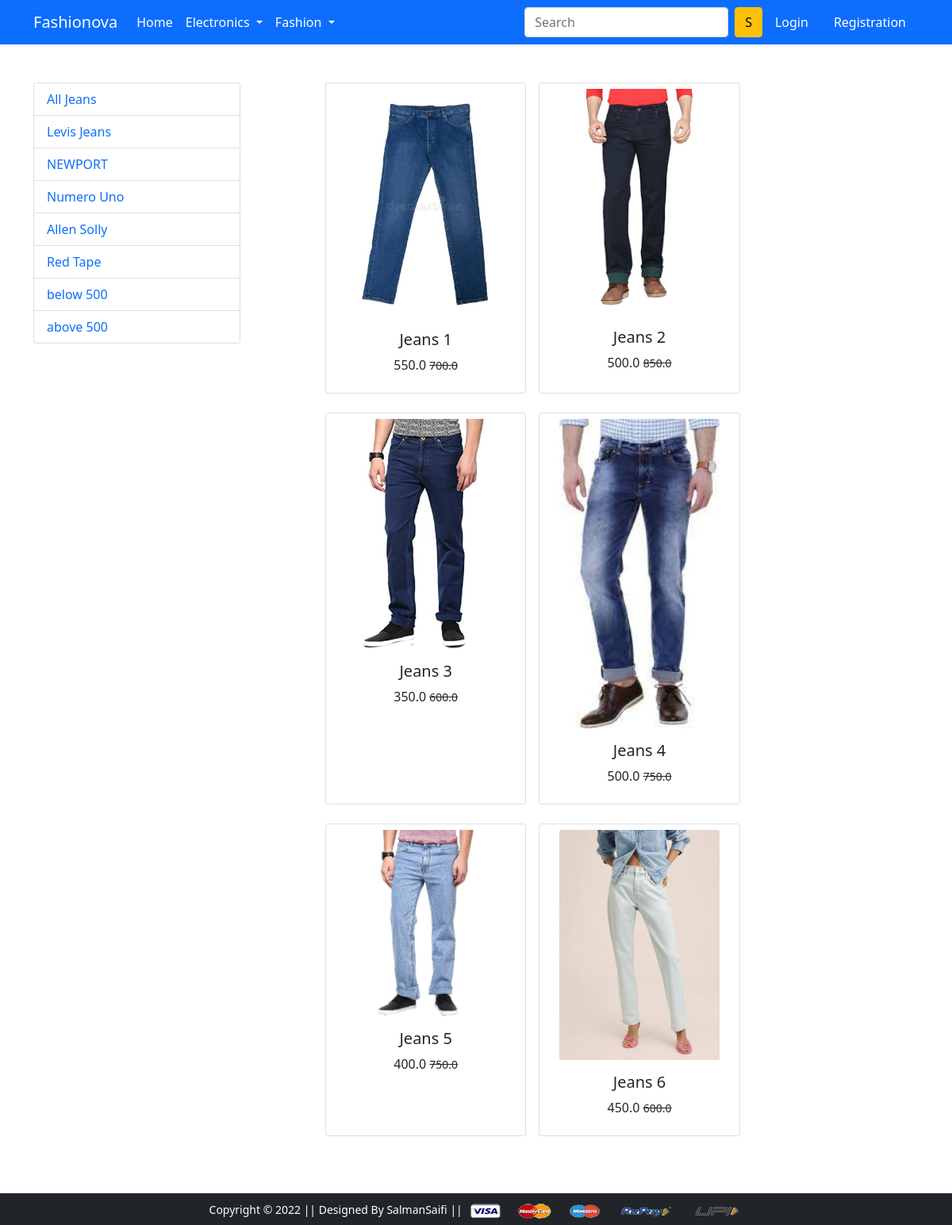
The app's page /bottomwear/ with its own data.
### app/models.py (models this page shows, shortened)
class Product(models.Model):
    title = models.CharField(max_length=100)
    selling_price = models.FloatField()
    discounted_price = models.FloatField()
    description = models.TextField()
    brand = models.CharField(max_length=100)
    category = models.CharField(choices=CATEGORY_CHOICES, max_length=2)
    product_image = models.ImageField(upload_to='productimg')

### app/views.py (the view)
# urls.py: path('bottomwear/', views.bottomwear, name='bottomwear'),
def bottomwear(request, data=None):
    if data == None:
        bottomwear = Product.objects.filter(category='BW')
    elif data == 'Levis' or data == 'NEWPORT' or data=='Numero-Uno' or data == 'Allen-Solly' or data == 'Red-Tape':
        bottomwear = Product.objects.filter(category='BW').filter(brand=data)
    elif data == 'below':
        bottomwear = Product.objects.filter(category='BW').filter(discounted_price__lt=500)
    elif data == 'above':
        bottomwear = Product.objects.filter(category='BW').filter(discounted_price__gte=500)
    return render(request, 'app/bottomwear.html', {'bottomwear':bottomwear})

### app/templates/app/bottomwear.html (shortened to what this page needs)
{% extends 'app/base.html' %}
{% load static %}
{% block main-content %}
<div class="container my-5">
 <div class="row">
  <div class="col-sm-3">
    <ul class="list-group">
        <a href="{% url 'bottomwear' %}" class="list-group-item">All Jeans</a>
        <a href="{% url 'bottomweardata' 'Levis' %}" class="list-group-item">Levis Jeans</a>
        <a href="{% url 'bottomweardata' 'NEWPORT' %}" class="list-group-item">NEWPORT</a>
        <a href="{% url 'bottomweardata' 'Numero-Uno' %}" class="list-group-item">Numero Uno</a>
        <a href="{% url 'bottomweardata' 'Allen-Solly' %}" class="list-group-item">Allen Solly</a>
        <a href="{% url 'bottomweardata' 'Red-Tape' %}" class="list-group-item">Red Tape</a>
        <a href="{% url 'bottomweardata' 'below' %}" class="list-group-item">below 500</a>
        <a href="{% url 'bottomweardata' 'above' %}" class="list-group-item">above 500</a>
      </ul>
  </div>
  <div class="col-sm-8 offset-sm-1">
    <div class="row">
   {% for i in bottomwear %}
    <div class="card col-sm-4 text-center mb-4 me-3">
    <a href="{% url 'product-detail' i.id %}" class='btn'>
    <img src="{{i.product_image.url}}" class="card-img-top" alt="mobile">
    <div class="card-body">
      <h5 class="card-title">{{i.title}}</h5>
      <p class="card-text">{{i.discounted_price}} <small class="fw-light text-decoration-line-through">{{i.selling_price}}</small></p>
    </div>
    </a>
  </div>
   {% endfor %}
  </div>
 </div>
</div>
</div>
{% endblock main-content %}

### records on screen
Product: product_image (picture), title "Jeans 1", discounted_price "550.0", selling_price "700.0"
Product: product_image (picture), title "Jeans 2", discounted_price "500.0", selling_price "850.0"
Product: product_image (picture), title "Jeans 3", discounted_price "350.0", selling_price "600.0"
Product: product_image (picture), title "Jeans 4", discounted_price "500.0", selling_price "750.0"
Product: product_image (picture), title "Jeans 5", discounted_price "400.0", selling_price "750.0"
Product: product_image (picture), title "Jeans 6", discounted_price "450.0", selling_price "600.0"
